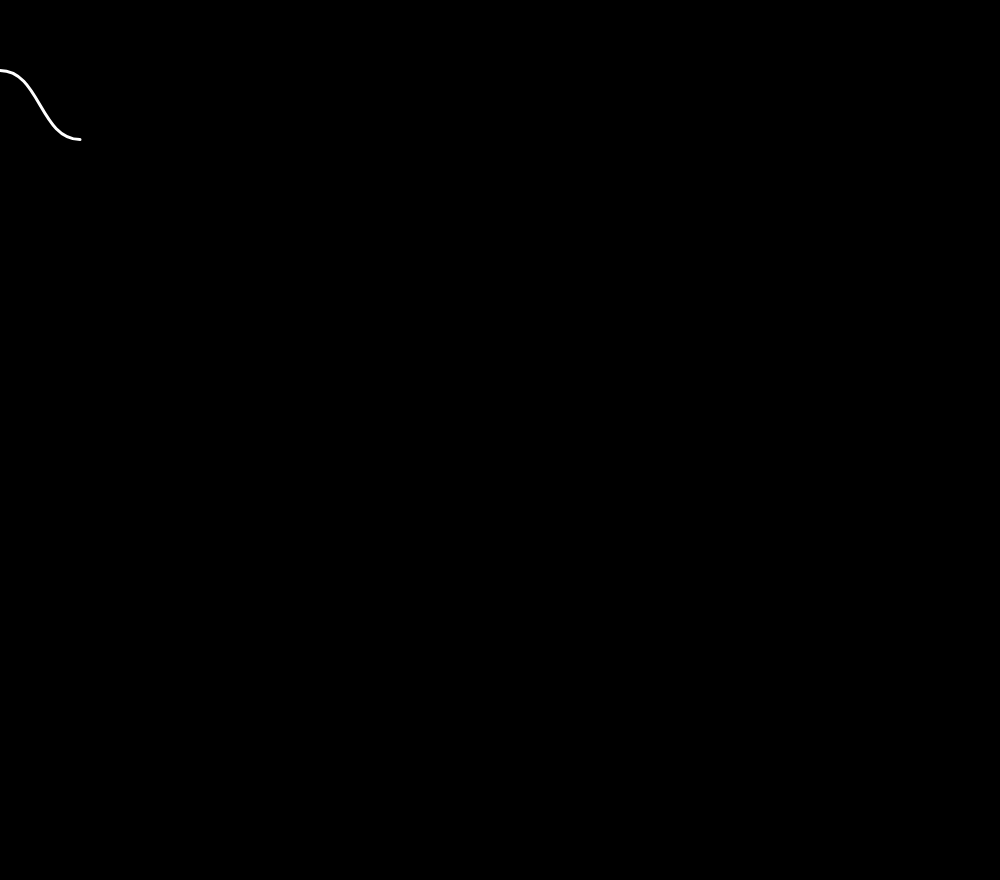
Frame 1 (no input)
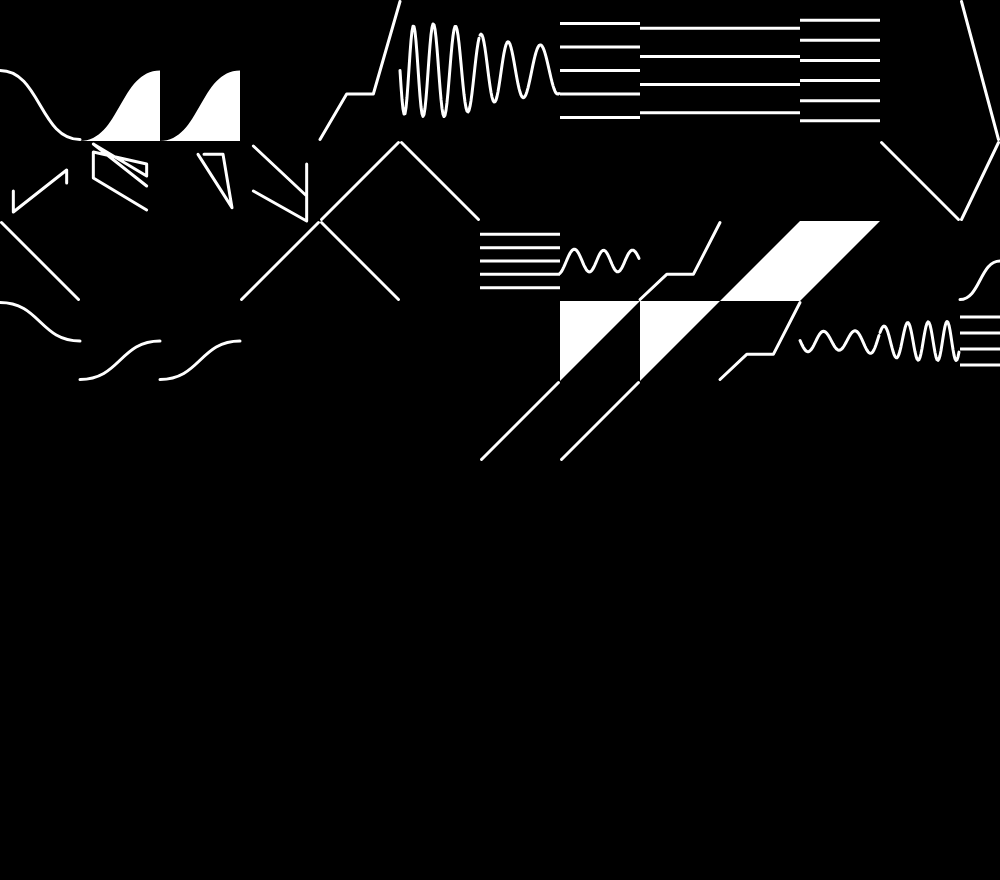
Frame 60 (no input)
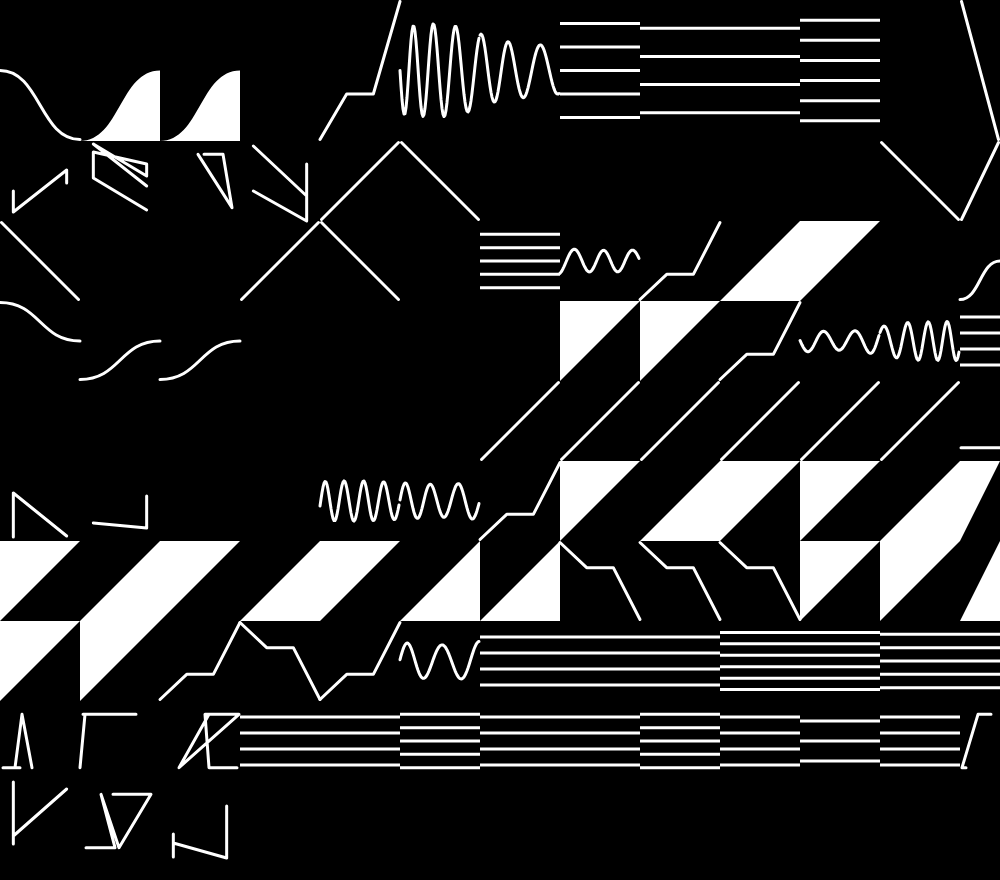
Frame 120 (the mouse pressed at the canvas centre since frame 60)

The p5.js sketch that drew these frames (run headless with seeded random() and noise() and a simulated clock; from frame 60 on, the mouse is pressed at the canvas centre):

// p5.js sketch
// ── sketch.js
// enable strict mode
"use strict";

// VARIABLES
// ----------------------------------------------------------
var border = 200;

var sliders = {
  border: 120,
  wMin: null,
  wMax: null,
  hMin: null,
  hMax: null,
  mainChoose: null
}

// UNITS
var u = {
  wMin: 10,
  wMax: 200,
  hMin: 10,
  hMax: 200,
  w: 0,
  h: 0
}

// selects PATTERNS
var choose = {
  main: 0,
  max: 0,
  local: 0
}

// PATTERNS
var names = [
              "diagLine",
              "triangleDraw",
              "circle",
              "diagLine2",
              "horizontLines",
              "lineFigures",
              "sineWave",
              "curves",
              "space"
            ];
var patterns = [];

// ARRAY
var a = {
  val: []
}

// NOISE
var n = {
  x : {
    off: 0,
    incr: 0.04
  },
  y : {
    off: 0,
    incr: 0.001
  }
}

var sine = {
  angle: 0,
  scale: 0,
  off: 0,
  offincr: 0.005,
  incr: 3.14/14
}

// POSITION
var p = {
  x: 0,
  y: 0
}

// COLOR
var col = {
  bgnd: 0,
  f: 255,
  s: 255
}

// STROKE
var s = {
  weight: 3,
  off: 0,
  cap: 0,
  join: 0,
  choose: 0
}

// ------------------------------------ ----------------------

function setup() {
  initPatterns();

  // initialize Variables
  s.off = s.weight/2;
  s.cap = ROUND;
  s.join = ROUND;

  // initialize Sliders
  sliders.wMin = createSlider(0, 300, 80);
  sliders.wMax = createSlider(0, 300, 80);
  sliders.hMin = createSlider(0, 300, 80);
  sliders.hMax = createSlider(0, 300, 80);
  sliders.mainChoose = createSlider(0, 100, 50);

  u.w = int(random(u.wMin, u.wMax));
  u.h = int(random(u.hMin, u.hMax));

  // SETTINGS
  createCanvas(windowWidth-border, windowHeight-sliders.border);
  frameRate(20);
  background(col.bgnd);
}

// ----------------------------------------------------------

function draw() {
  refreshSliders();
  // Assign noise to Array values
  setPatternNoise();

  // copy values from patterns in array
  a.val = new Array(patterns.length);
  for (let i=0; i < patterns.length; i++) {
    a.val[i] = patterns[i].value;
  }
  choose.max = max(a.val);

  // map noise to choose function
  choose.main = map(noise(n.x.off), 0, 1, 0, 100);

  // set Unit Width to random or until margin
  if (dist(p.x, p.y, width, p.y) > u.wMax) {
    u.w = round(random(u.wMin, u.wMax));
  } else {
    u.w = round(dist(p.x, p.y, width, p.y));
  }

  // sort patterns by value
  patterns.sort(function(a, b){
    return a.value-b.value
  })

  // selects Function according to pattern.name
  chooseFunction();

  // Paragraph Overflow or move X
  if (p.x + u.w > width-1) {
    // random Unit Height
    p.x = 0;
    p.y += u.h;
    u.h = round(random(u.hMin, u.hMax));
  } else {
    p.x += u.w;
  }

  // NOISE increment
  n.x.off += n.x.incr;
  n.y.off += n.y.incr;

  scrollScreen();
}

// ----------------------------------------------------------
// CORE FUNCTIONS

function initPatterns() {
  for (let i=0; i<names.length; i++) {
    patterns[i] = {
      name: names[i],
      value: 0,
      start: random(100000)
    }
  }
}

function setPatternNoise() {
  for (let i=0; i<patterns.length; i++) {
    patterns[i].value = map(noise(n.y.off + patterns[i].start), 0, 1, 0, 100);
  }
}

function chooseFunction() {
  for (let i=0; i < patterns.length; i++) {
    var foundOne = false;
    if (choose.main < patterns[i].value) {
      if (patterns[i].name == "diagLine") {
        diagLine();
        foundOne = true;
      }
      if (patterns[i].name == "triangleDraw") {
        triangleDraw();
        foundOne = true;
      }
      if (patterns[i].name == "circle") {
        circle();
        foundOne = true;
      }
      if (patterns[i].name == "diagLine2") {
        diagLine2();
        foundOne = true;
      }
      if (patterns[i].name == "horizontLines") {
        horizontLines();
        foundOne = true;
      }
      if (patterns[i].name == "sineWave") {
        sineWave();
        foundOne = true;
      }
      if (patterns[i].name == "space") {
        space();
        foundOne = true;
      }
      if (patterns[i].name == "curves") {
        curves();
        foundOne = true;
      }
      if (patterns[i].name == "lineFigures") {
        lineFigures();
        foundOne = true;
      }
    } else if (choose.main > choose.max) {
      if (patterns[0].name == "diagLine") {
        diagLine();
        foundOne = true;
      } else if (patterns[0].name == "triangleDraw") {
        triangleDraw();
        foundOne = true;
      } else if (patterns[0].name == "circle") {
        circle();
        foundOne = true;
      } else if (patterns[0].name == "diagLine2") {
        diagLine2();
        foundOne = true;
      } else if (patterns[0].name == "horizontLines") {
        horizontLines();
        foundOne = true;
      } else if (patterns[0].name == "sineWave") {
        sineWave();
        foundOne = true;
      } else if (patterns[0].name == "space") {
        space();
        foundOne = true;
      } else if (patterns[0].name == "curves") {
        curves();
        foundOne = true;
      } else if (patterns[0].name == "lineFigures") {
        lineFigures();
        foundOne = true;
      }
    }
    if (foundOne) {
      break;
    }
  }
}

function scrollScreen() {
  if (p.y + u.h >= height) {
    copy(window, 0, 0, width, p.y, 0, -u.h, width, p.y);
    fill(col.bgnd);
    noStroke();
    rect(0, p.y - u.h, width, u.hMax);
    p.y = p.y - int(u.h);
  }
}

function refreshSliders() {
  u.wMin = sliders.wMin.value();
  u.wMax = sliders.wMax.value();
  u.hMin = sliders.hMin.value();
  u.hMax = sliders.hMax.value();
  n.x.incr = sliders.mainChoose.value()/1000;

  sliders.wMin.position(50, windowHeight-windowHeight/16);
  sliders.wMax.position(200, windowHeight-windowHeight/16);
  sliders.hMin.position(350, windowHeight-windowHeight/16);
  sliders.hMax.position(500, windowHeight-windowHeight/16);
  sliders.mainChoose.position(900, windowHeight-windowHeight/16);

}

function windowResized() {
  resizeCanvas(windowWidth-border, windowHeight-sliders.border);
  background(col.bgnd);
}

// ----------------------------------------------------------
// PATTERN FUNCTIONS

function diagLine() {
  // STYLING
  stroke(col.s);
  strokeWeight(s.weight);
  strokeCap(s.cap);
  strokeJoin(s.join);
  noFill();

  // PATTERN
  choose.local = round(random(1));
  if (choose.local == 0) {
    line(p.x+s.off, p.y+s.off, p.x+u.w-s.off, p.y+u.h-s.off);
  } else {
    line(p.x+s.off, p.y+u.h-s.off, p.x+u.w-s.off, p.y+s.off);
  }
}

function triangleDraw() {
  choose.local = round(random(1));

  // STYLING
  if (choose.local < 2) {
    fill(col.f);
    noStroke();
  } else {
    noFill();
    stroke(col.s);
    strokeWeight(s.weight);
  }

  // PATTERN
  if (choose.local == 0) {
    triangle(p.x, p.y, p.x+u.w, p.y, p.x, p.y+u.h);
  } else if (choose.local == 1) {
    triangle(p.x+u.w, p.y, p.x+u.w, p.y+u.h, p.x, p.y+u.h);
  }
}

function curves() {
  choose.local = round(random(7));

  // STYLING
  if (choose.local < 4) {
    noFill();
    stroke(col.s);
    strokeWeight(s.weight);
    strokeCap(s.cap);
    strokeJoin(s.join);
  } else {
    fill(col.f);
    noStroke();
  }

  // PATTERN
  if (choose.local == 0) {
    bezier( p.x, p.y+u.h/2, // vertex mid-left
            p.x+u.w/2, p.y+u.h/2,
            p.x+u.w/2, p.y+u.h-s.off,
            p.x+u.w, p.y+u.h-s.off); //vertex down-right
  } else if (choose.local == 1) {
    bezier( p.x+u.w, p.y+u.h/2, // vertex mid-right
            p.x+u.w/2, p.y+u.h/2,
            p.x+u.w/2, p.y+u.h-s.off,
            p.x, p.y+u.h-s.off); //vertex down-left
  } else if (choose.local == 2) {
    bezier( p.x+u.w, p.y+u.h/2, // vertex mid-right
            p.x+u.w/2, p.y+u.h/2,
            p.x+u.w/2, p.y+s.off,
            p.x, p.y+s.off); // vertex up-left
  } else if (choose.local == 3) {
    bezier( p.x, p.y+u.h/2, // vertex mid-left
            p.x+u.w/2, p.y+u.h/2,
            p.x+u.w/2, p.y+s.off,
            p.x+u.w, p.y+s.off); // vertex up-right
  } else if (choose.local == 4) {
    // filled shape
    beginShape();
    vertex (p.x, p.y+u.h/2); // vertex mid-left
    bezierVertex( p.x+u.w/2, p.y+u.h/2,
                  p.x+u.w/2, p.y+u.h,
                  p.x+u.w, p.y+u.h); // vertex down-right
    bezierVertex( p.x+u.w, p.y+u.h,
                  p.x, p.y+u.h,
                  p.x, p.y+u.h); // vertex down-left
    endShape();
  } else if (choose.local == 5) {
    // filled shape
    beginShape();
    vertex (p.x+u.w, p.y+u.h/2); // vertex mid-right
    bezierVertex( p.x+u.w/2, p.y+u.h/2,
                  p.x+u.w/2, p.y+u.h,
                  p.x, p.y+u.h); // vertex down-left
    bezierVertex( p.x, p.y+u.h,
                  p.x+u.w, p.y+u.h,
                  p.x+u.w, p.y+u.h); // vertex down-right
    endShape();
  } else if (choose.local == 6) {
    // filled shape
    beginShape();
    vertex (p.x+u.w, p.y+u.h/2); // vertex mid-right
    bezierVertex( p.x+u.w/2, p.y+u.h/2,
                  p.x+u.w/2, p.y,
                  p.x, p.y); // vertex up-left
    bezierVertex( p.x, p.y,
                  p.x+u.w, p.y,
                  p.x+u.w, p.y); // vertex up-right
    endShape();
  } else if (choose.local == 7) {
    // filled shape
    beginShape();
    vertex (p.x, p.y+u.h/2); // vertex mid-left
    bezierVertex( p.x+u.w/2, p.y+u.h/2,
                  p.x+u.w/2, p.y,
                  p.x+u.w, p.y); // vertex up-right
    bezierVertex( p.x+u.w, p.y,
                  p.x, p.y,
                  p.x, p.y); // vertex up-left
    endShape();
  }
}

function circle() {
  choose.local = round(random(1));
  // Local VARIABLES
  var circleSize = 0;
  var half = {
    off: radians(map(round(random(8)), 0, 8, 0, 360)),  // offset rotation in 45° steps
    start: radians(0),  // set arc to 180°
    end: radians(180)
  }

  // STYLING
  s.choose = round(random(1));
  if (s.choose == 0) {
    noStroke();
    fill(col.f);
  } else {
    noFill();
    stroke(col.s);
    strokeWeight(s.weight);
    strokeCap(s.cap);
    strokeJoin(s.join);
  }

  // determine size of circle
  if (u.w < u.h) {
    circleSize = random(u.w/8, u.w);
  } else {
    circleSize = random(u.h/8, u.h);
  }

  // PATTERN
  if (choose.local == 0) {
    ellipse(p.x+u.w/2, p.y+u.h/2, circleSize, circleSize);
  } else {
    arc(p.x+u.w/2, p.y+u.h/2, circleSize, circleSize, half.start+half.off, half.end+half.off, PIE);
  }
}

function diagLine2() {
  choose.local = round(random(1));

  // STYLING
  stroke(col.s);
  strokeWeight(s.weight);
  strokeCap(s.cap);
  strokeJoin(s.join);
  noFill();

  // PATTERN
  beginShape();
  if (choose.local == 0) {
    vertex(p.x, p.y+s.off);
    vertex(p.x+u.w/3, p.y+u.h/3);
    vertex(p.x+u.w-u.w/3, p.y+u.h/3);
    vertex(p.x+u.w, p.y+u.h-s.off);
  } else {
    vertex(p.x+u.w, p.y+s.off);
    vertex(p.x+u.w-u.w/3, p.y+u.h-u.h/3);
    vertex(p.x+u.w/3, p.y+u.h-u.h/3);
    vertex(p.x, p.y+u.h-s.off);
  }
  endShape();
}

function horizontLines() {
  // local VARIABLES
  var lineMax = round(random(3, 6));
  // STYLING
  stroke(col.s);
  strokeWeight(s.weight);
  strokeCap(PROJECT);
  strokeJoin(s.join);
  noFill();

  // PATTERN
  for (let i=1; i<=lineMax; i++) {
    line(p.x+s.off, p.y+i*u.h/(lineMax+1), p.x+u.w-s.off, p.y+i*u.h/(lineMax+1));
  }
}

function lineFigures() {
  choose.local = round(random(1));

  // local variables
  var ln = {
    min: 3,
    max: 7,
    num: 0,
    choose: 0
  }
  var temp = {
    x: 0,
    y: 0
  }

  // set line count
  ln.num = round(random(ln.min, ln.max));

  // STYLING
  noFill();
  stroke(col.s);
  strokeWeight(s.weight);
  strokeCap(s.cap);
  strokeJoin(s.join);

  // draw Linefigure
  beginShape();
  for (let i=0; i< ln.num; i++) {
    if (choose.local == 0) {
      // x either 0 or u.w
      ln.choose = round(random(1));
      if (ln.choose == 0) {
        temp.x = u.w/6;
      } else {
        temp.x = u.w-u.w/6;
      }
      temp.y = round(random(u.h));
    } else {
      // y either 0 or u.h
      ln.choose = round(random(1));
      if(ln.choose == 0) {
        temp.y = u.h/6;
      } else {
        temp.y = u.h - u.h/6;
      }
      temp.x = round(random(u.w));
    }
    // draw vertices
    vertex(p.x + temp.x, p.y + temp.y);
  }
  endShape();
}

function sineWave() {
  // STYLING
  stroke(col.s);
  strokeWeight(s.weight);
  strokeCap(s.cap);
  strokeJoin(s.join);
  noFill();

  // PATTERN
  beginShape();
  for (let i=0; i<u.w; i++) {
    sine.scale = map(noise(sine.off+6000), 0, 1, 0, u.h/2);
    sine.incr = map(noise(sine.off), 0, 1, PI/180, PI/6);
    var tempY = u.h/2 + (sin(sine.angle) * sine.scale);
    vertex(p.x+i, p.y+tempY);
    // increment noise for sine
    sine.angle += sine.incr;
    sine.off += sine.offincr;
  }
  endShape();
}

function space() {}

// ── style.css
/* style.css */

html, body {
  height: 100%;
}

body {
  margin: 0;
  display: flex;
  background-color: : black;
  /* This centers our sketch horizontally. */
  justify-content: center;

  /* This centers our sketch vertically. */
  /*align-items: center;*/
}
